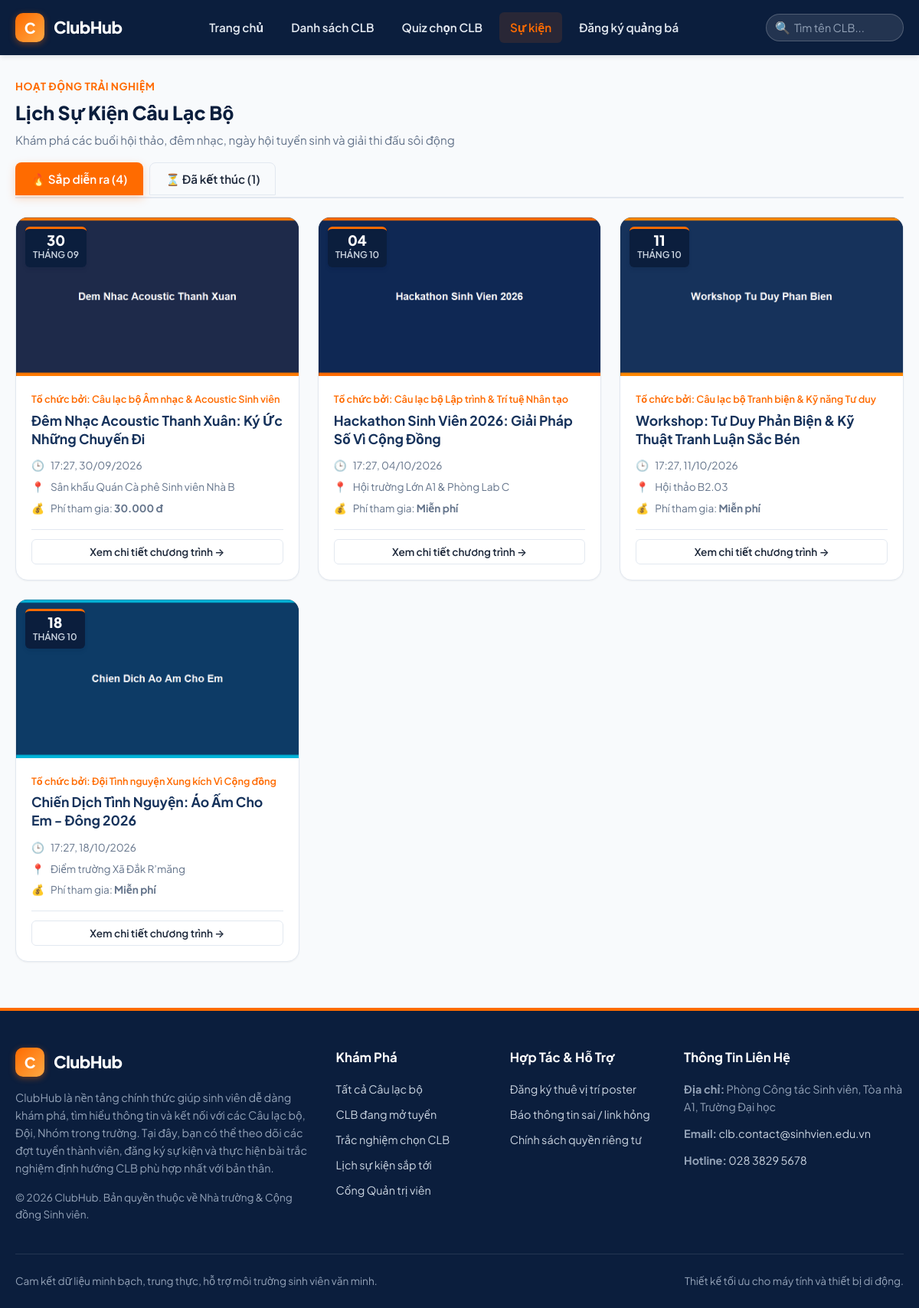
Screenshot of /events.php with the database file from the repository.
### tables this page shows
CREATE TABLE IF NOT EXISTS `events` (
  `id` INT AUTO_INCREMENT PRIMARY KEY,
  `club_id` INT NOT NULL,
  `title` VARCHAR(255) NOT NULL,
  `slug` VARCHAR(255) NOT NULL UNIQUE,
  `poster_image` VARCHAR(255) DEFAULT NULL,
  `description` LONGTEXT NOT NULL,
  `start_time` DATETIME NOT NULL,
  `end_time` DATETIME NOT NULL,
  `location` VARCHAR(255) NOT NULL,
  `target_audience` VARCHAR(255) DEFAULT NULL,
  `fee` DECIMAL(12, 0) DEFAULT 0,
  `registration_deadline` DATETIME DEFAULT NULL,
  `registration_link` VARCHAR(500) DEFAULT NULL,
  `contact_info` VARCHAR(255) DEFAULT NULL,
  `is_active` TINYINT(1) NOT NULL DEFAULT 1,
  `created_at` DATETIME NOT NULL DEFAULT CURRENT_TIMESTAMP,
  CONSTRAINT `fk_events_club` FOREIGN KEY (`club_id`) REFERENCES `clubs` (`id`) ON DELETE CASCADE ON UPDATE CASCADE,
  INDEX `idx_events_timeline` (`is_active`, `start_time`, `end_time`)
);

CREATE TABLE IF NOT EXISTS `clubs` (
  `id` INT AUTO_INCREMENT PRIMARY KEY,
  `category_id` INT NOT NULL,
  `name` VARCHAR(200) NOT NULL,
  `short_name` VARCHAR(50) DEFAULT NULL,
  `slug` VARCHAR(200) NOT NULL UNIQUE,
  `logo` VARCHAR(255) DEFAULT NULL,
  `cover_image` VARCHAR(255) DEFAULT NULL,
  `summary` VARCHAR(500) NOT NULL,
  `description` LONGTEXT NOT NULL,
  `objectives` TEXT DEFAULT NULL,
  `target_audience` TEXT DEFAULT NULL,
  `activities_achievements` LONGTEXT DEFAULT NULL,
  `meeting_schedule` VARCHAR(255) DEFAULT NULL,
  `meeting_location` VARCHAR(255) DEFAULT NULL,
  `meeting_frequency` VARCHAR(100) DEFAULT NULL,
  `schedule_confirmed` TINYINT(1) NOT NULL DEFAULT 1 COMMENT '1: Đã chốt lịch, 0: Cần xác nhận lịch',
  `requirements` TEXT DEFAULT NULL,
  `fee_info` VARCHAR(255) DEFAULT NULL,
  `recruitment_status` ENUM('closed', 'open', 'upcoming') NOT NULL DEFAULT 'closed',
  `recruitment_deadline` DATETIME DEFAULT NULL,
  `recruitment_process` TEXT DEFAULT NULL,
  `application_link` VARCHAR(500) DEFAULT NULL,
  `is_featured` TINYINT(1) NOT NULL DEFAULT 0,
  `is_active` TINYINT(1) NOT NULL DEFAULT 1,
  `created_at` DATETIME NOT NULL DEFAULT CURRENT_TIMESTAMP,
  `updated_at` DATETIME NOT NULL DEFAULT CURRENT_TIMESTAMP ON UPDATE CURRENT_TIMESTAMP,
  CONSTRAINT `fk_clubs_category` FOREIGN KEY (`category_id`) REFERENCES `categories` (`id`) ON DELETE RESTRICT ON UPDATE CASCADE,
  INDEX `idx_clubs_status` (`is_active`, `recruitment_status`),
  INDEX `idx_clubs_featured` (`is_active`, `is_featured`)
);

### includes/functions.php (called while the page is built, shortened)
<?php
function e(?string $string): string {
    return htmlspecialchars((string)$string, ENT_QUOTES, 'UTF-8');
}
function url(string $path = ''): string {
    $path = ltrim($path, '/');
    return BASE_URL . ($path !== '' ? '/' . $path : '');
}
function asset(string $path = ''): string {
    $path = ltrim($path, '/');
    return url('assets/' . $path);
}
function upload_url(?string $path, string $default_placeholder = ''): string {
    return url(ltrim($path, '/'));
}
function format_date_vn(?string $date_string, bool $include_time = false): string {
    try {
        $date = new DateTime($date_string);
        return $include_time ? $date->format('H:i, d/m/Y') : $date->format('d/m/Y');
    } catch (Exception $e) {
        return $date_string;
    }
}
function format_money_vn($amount): string {
    if ($amount === null || $amount === '' || (float)$amount == 0) {
        return 'Miễn phí';
    }
    return number_format((float)$amount, 0, ',', '.') . ' đ';
}
function get_setting(string $key, string $default = ''): string {
    static $settings_cache = null;
    if ($settings_cache === null) {
        $db = get_db_connection();
        if ($db) {
            try {
                $stmt = $db->query("SELECT setting_key, setting_value FROM site_settings");
                $settings_cache = $stmt->fetchAll(PDO::FETCH_KEY_PAIR);
            } catch (Exception $e) {
                $settings_cache = [];
            }
        } else {
            $settings_cache = [];
        }
    }
    return $settings_cache[$key] ?? $default;
}

### events.php (the view, shortened to what this page needs)
<?php
require_once __DIR__ . '/includes/functions.php';
$db = get_db_connection();
$tab = trim($_GET['tab'] ?? 'upcoming');
$upcoming_events = [];
$past_events = [];
if ($db) {
    try {
        $up_stmt = $db->query("
            SELECT e.*, c.name as club_name, c.short_name as club_short_name, c.slug as club_slug
            FROM events e
            JOIN clubs c ON e.club_id = c.id
            WHERE e.is_active = 1 AND e.end_time >= NOW()
            ORDER BY e.start_time ASC
        ");
        $upcoming_events = $up_stmt->fetchAll();
        $past_stmt = $db->query("
            SELECT e.*, c.name as club_name, c.short_name as club_short_name, c.slug as club_slug
            FROM events e
            JOIN clubs c ON e.club_id = c.id
            WHERE e.is_active = 1 AND e.end_time < NOW()
            ORDER BY e.end_time DESC
        ");
        $past_events = $past_stmt->fetchAll();
    } catch (Exception $e) {
        error_log("Lỗi tải sự kiện: " . $e->getMessage());
    }
}
$display_events = ($tab === 'past') ? $past_events : $upcoming_events;
include __DIR__ . '/includes/header.php';
?>
<main class="container" style="padding-top: 30px; padding-bottom: 60px;">
  <div class="section-header" style="flex-direction: column; align-items: flex-start; gap: 16px;">
    <div class="section-title-wrap">
      <span class="section-tag">Hoạt Động Trải Nghiệm</span>
      <h1 class="section-title">Lịch Sự Kiện Câu Lạc Bộ</h1>
      <p class="section-subtitle">
        Khám phá các buổi hội thảo, đêm nhạc, ngày hội tuyển sinh và giải thi đấu sôi động
      </p>
    </div>
    <div style="display: flex; gap: 8px; border-bottom: 2px solid var(--color-border); width: 100%; padding-bottom: 2px;">
      <a href="<?= url('events.php?tab=upcoming') ?>" class="btn <?= $tab !== 'past' ? 'btn-primary' : 'btn-outline' ?>" style="border-radius: 8px 8px 0 0;">
        🔥 Sắp diễn ra (<?= count($upcoming_events) ?>)
      </a>
      <a href="<?= url('events.php?tab=past') ?>" class="btn <?= $tab === 'past' ? 'btn-primary' : 'btn-outline' ?>" style="border-radius: 8px 8px 0 0;">
        ⏳ Đã kết thúc (<?= count($past_events) ?>)
      </a>
    </div>
  </div>
  <?php if (!empty($display_events)): ?>
    <div class="grid grid-cols-3">
      <?php foreach ($display_events as $event): ?>
        <?php
          $start_dt = new DateTime($event['start_time']);
          $day = $start_dt->format('d');
          $month = 'Tháng ' . $start_dt->format('m');
        ?>
        <div class="event-card">
          <div class="event-card-poster">
            <img src="<?= upload_url($event['poster_image']) ?>" alt="<?= e($event['title']) ?>" loading="lazy">
            <div class="event-date-ribbon">
              <div class="event-date-day"><?= $day ?></div>
              <div class="event-date-month"><?= $month ?></div>
            </div>
          </div>
          <div class="event-card-body">
            <span class="event-organizer">Tổ chức bởi: <?= e($event['club_name']) ?></span>
            <h3 class="event-card-title">
              <a href="<?= url('event-detail.php?slug=' . e($event['slug'])) ?>">
                <?= e($event['title']) ?>
              </a>
            </h3>
            <ul class="event-meta-list">
              <li class="event-meta-item">
                <span>🕒</span>
                <span><?= format_date_vn($event['start_time'], true) ?></span>
              </li>
              <li class="event-meta-item">
                <span>📍</span>
                <span><?= e($event['location']) ?></span>
              </li>
              <li class="event-meta-item">
                <span>💰</span>
                <span>Phí tham gia: <strong><?= format_money_vn($event['fee']) ?></strong></span>
              </li>
            </ul>
            <div style="margin-top: auto; padding-top: 12px; border-top: 1px solid var(--color-border);">
              <a href="<?= url('event-detail.php?slug=' . e($event['slug'])) ?>" class="btn btn-outline btn-block btn-sm">
                Xem chi tiết chương trình &rarr;
              </a>
            </div>
          </div>
        </div>
      <?php endforeach; ?>
    </div>
  <?php endif; ?>
</main>
<?php include __DIR__ . '/includes/footer.php'; ?>

### includes/header.php (shortened to what this page needs)
<?php
require_once __DIR__ . '/functions.php';
$site_name = get_setting('site_name', 'ClubHub');
$current_page = basename($_SERVER['PHP_SELF']);
?>
<!DOCTYPE html>
<html lang="vi">
<head>
  <link rel="stylesheet" href="<?= asset('css/style.css') ?>">
</head>
<body>
  <header class="site-header">
    <div class="container header-container">
      <a href="<?= url('/') ?>" class="brand-logo" title="<?= e($site_name) ?>">
        <div class="brand-icon">C</div>
        <span class="brand-text"><?= e($site_name) ?></span>
      </a>
      <ul class="nav-menu">
        <li>
          <a href="<?= url('index.php') ?>" class="nav-link <?= $current_page === 'index.php' ? 'active' : '' ?>">
            Trang chủ
          </a>
        </li>
        <li>
          <a href="<?= url('clubs.php') ?>" class="nav-link <?= in_array($current_page, ['clubs.php', 'club-detail.php']) ? 'active' : '' ?>">
            Danh sách CLB
          </a>
        </li>
        <li>
          <a href="<?= url('quiz.php') ?>" class="nav-link <?= in_array($current_page, ['quiz.php', 'quiz-result.php']) ? 'active' : '' ?>">
            Quiz chọn CLB
          </a>
        </li>
        <li>
          <a href="<?= url('events.php') ?>" class="nav-link <?= in_array($current_page, ['events.php', 'event-detail.php']) ? 'active' : '' ?>">
            Sự kiện
          </a>
        </li>
        <li>
          <a href="<?= url('ads-booking.php') ?>" class="nav-link <?= $current_page === 'ads-booking.php' ? 'active' : '' ?>">
            Đăng ký quảng bá
          </a>
        </li>
      </ul>
      <div class="nav-actions">
        <form action="<?= url('clubs.php') ?>" method="GET" class="header-search-form" role="search">
          <span class="header-search-icon">🔍</span>
          <input type="text" name="q" class="header-search-input" placeholder="Tìm tên CLB..." value="<?= isset($_GET['q']) ? e($_GET['q']) : '' ?>" aria-label="Tìm kiếm câu lạc bộ">
        </form>
      </div>
    </div>
  </header>

### includes/footer.php (shortened to what this page needs)
<?php
require_once __DIR__ . '/functions.php';
$site_name = get_setting('site_name', 'ClubHub');
$contact_email = get_setting('contact_email', 'clb.contact@sinhvien.edu.vn');
$contact_phone = get_setting('contact_phone', '028 3829 5678');
$contact_address = get_setting('contact_address', 'Phòng Công tác Sinh viên, Trường Đại học');
$intro_text = get_setting('intro_text', 'Nền tảng kết nối và khám phá các Câu lạc bộ, Đội, Nhóm sinh viên trong trường đại học.');
?>
  <footer class="site-footer">
    <div class="container">
      <div class="footer-grid">
        <div class="footer-col">
          <a href="<?= url('/') ?>" class="brand-logo" style="margin-bottom: 16px;">
            <div class="brand-icon">C</div>
            <span class="brand-text"><?= e($site_name) ?></span>
          </a>
          <p style="line-height: 1.6; margin-bottom: 16px; font-size: 0.9rem;">
            <?= e($intro_text) ?>
          </p>
          <div style="font-size: 0.85rem; color: #94A3B8;">
            © <?= date('Y') ?> <?= e($site_name) ?>. Bản quyền thuộc về Nhà trường & Cộng đồng Sinh viên.
          </div>
        </div>
        <div class="footer-col">
          <h4 class="footer-title">Khám Phá</h4>
          <ul class="footer-links">
            <li><a href="<?= url('clubs.php') ?>">Tất cả Câu lạc bộ</a></li>
            <li><a href="<?= url('clubs.php?status=open') ?>">CLB đang mở tuyển</a></li>
            <li><a href="<?= url('quiz.php') ?>">Trắc nghiệm chọn CLB</a></li>
            <li><a href="<?= url('events.php') ?>">Lịch sự kiện sắp tới</a></li>
            <li><a href="<?= url('admin/login.php') ?>">Cổng Quản trị viên</a></li>
          </ul>
        </div>
        <div class="footer-col">
          <h4 class="footer-title">Hợp Tác & Hỗ Trợ</h4>
          <ul class="footer-links">
            <li><a href="<?= url('ads-booking.php') ?>">Đăng ký thuê vị trí poster</a></li>
            <li><a href="#" class="btn-open-report-modal" data-entity-name="Chung toàn trang">Báo thông tin sai / link hỏng</a></li>
            <li><a href="#privacyPolicyModal" onclick="document.querySelector('#privacyModal').classList.add('active'); return false;">Chính sách quyền riêng tư</a></li>
          </ul>
        </div>
        <div class="footer-col">
          <h4 class="footer-title">Thông Tin Liên Hệ</h4>
          <ul class="footer-links" style="gap: 12px;">
            <li><strong>Địa chỉ:</strong> <?= e($contact_address) ?></li>
            <li><strong>Email:</strong> <a href="mailto:<?= e($contact_email) ?>"><?= e($contact_email) ?></a></li>
            <li><strong>Hotline:</strong> <a href="tel:<?= e($contact_phone) ?>"><?= e($contact_phone) ?></a></li>
          </ul>
        </div>
      </div>
      <div class="footer-bottom">
        <div>
          Cam kết dữ liệu minh bạch, trung thực, hỗ trợ môi trường sinh viên văn minh.
        </div>
        <div>
          Thiết kế tối ưu cho máy tính và thiết bị di động.
        </div>
      </div>
    </div>
  </footer>
</body>
</html>

### rows the page displays
events: poster_image (picture), start_time "30", start_time "THÁNG 09", club.name "Câu lạc bộ Âm nhạc & Acoustic Sinh viên", title "Đêm Nhạc Acoustic Thanh Xuân: Ký Ức Những Chuyến Đi", start_time "17:27, 30/09/2026", location "Sân khấu Quán Cà phê Sinh viên Nhà B", fee "30.000 đ"
events: poster_image (picture), start_time "04", start_time "THÁNG 10", club.name "Câu lạc bộ Lập trình & Trí tuệ Nhân tạo", title "Hackathon Sinh Viên 2026: Giải Pháp Số Vì Cộng Đồng", start_time "17:27, 04/10/2026", location "Hội trường Lớn A1 & Phòng Lab C", fee "Miễn phí"
events: poster_image (picture), start_time "11", start_time "THÁNG 10", club.name "Câu lạc bộ Tranh biện & Kỹ năng Tư duy", title "Workshop: Tư Duy Phản Biện & Kỹ Thuật Tranh Luận Sắc Bén", start_time "17:27, 11/10/2026", location "Hội thảo B2.03", fee "Miễn phí"
events: poster_image (picture), start_time "18", start_time "THÁNG 10", club.name "Đội Tình nguyện Xung kích Vì Cộng đồng", title "Chiến Dịch Tình Nguyện: Áo Ấm Cho Em - Đông 2026", start_time "17:27, 18/10/2026", location "Điểm trường Xã Đắk R’măng", fee "Miễn phí"

### other values shown
$site_name "ClubHub"
count($upcoming_events) "4"
count($past_events) "1"
$contact_address "Phòng Công tác Sinh viên, Tòa nhà A1, Trường Đại học"
$contact_email "clb.contact@sinhvien.edu.vn"
$contact_phone "028 3829 5678"
